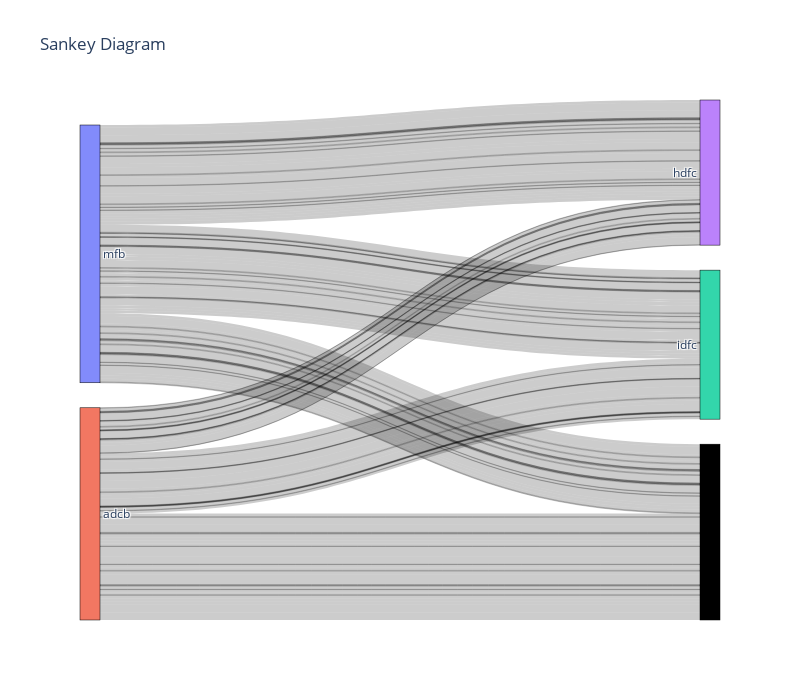

The notebook cell saved with this chart:
### Code cell
fig.update_layout(title_text="Sankey Diagram",width=800,height=700)
fig.show()

### Figure 1 — Plotly figure (JSON) as saved in the notebook; plotly's stock layout.template omitted (floating-point values rounded to 4 significant figures; data arrays with more than 128 entries replaced by an {"elided": "..."} marker saying what was removed)
{"data": [{"link": {"source": {"elided": "171 int values"}, "target": {"elided": "171 int values"}, "value": {"elided": "171 int values"}}, "node": {"label": ["mfb", "adcb", "idfc", "hdfc"], "line": {"color": "black", "width": 0.5}, "pad": 25, "thickness": 20}, "type": "sankey"}], "layout": {"height": 700, "title": {"text": "Sankey Diagram"}, "width": 800}}
